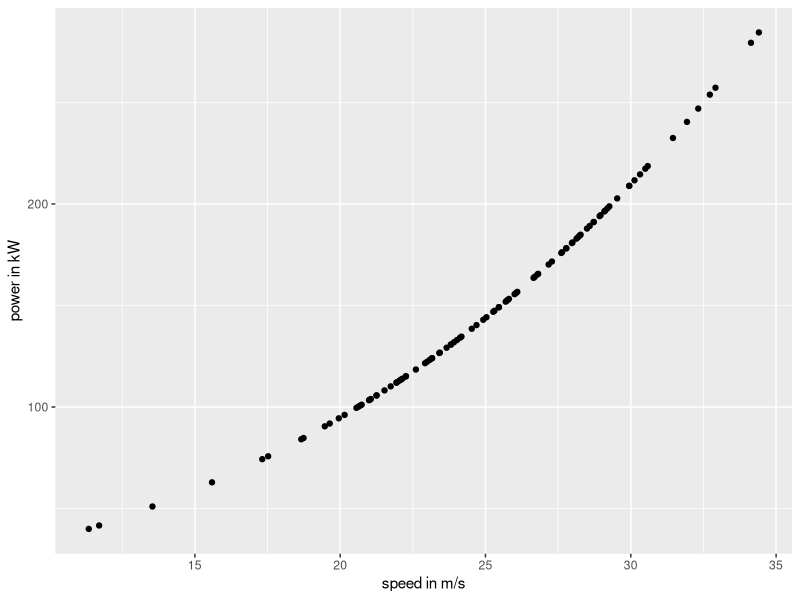
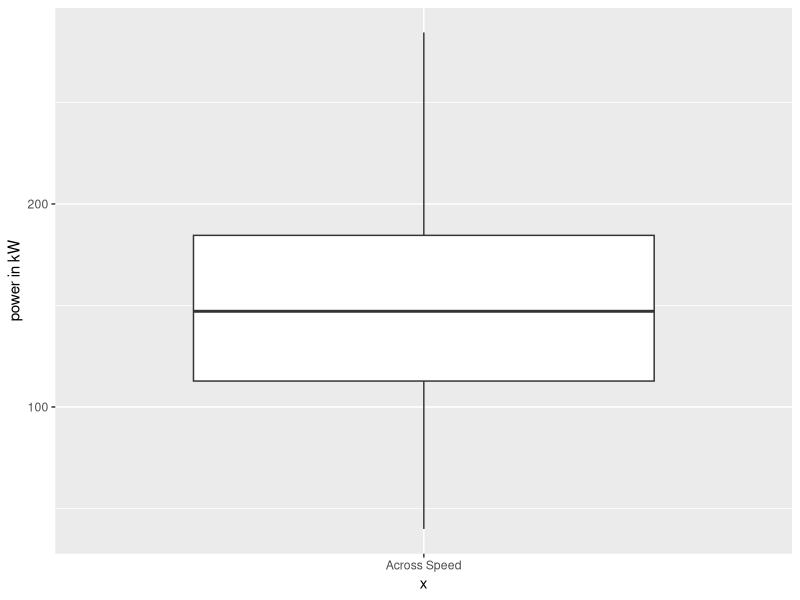
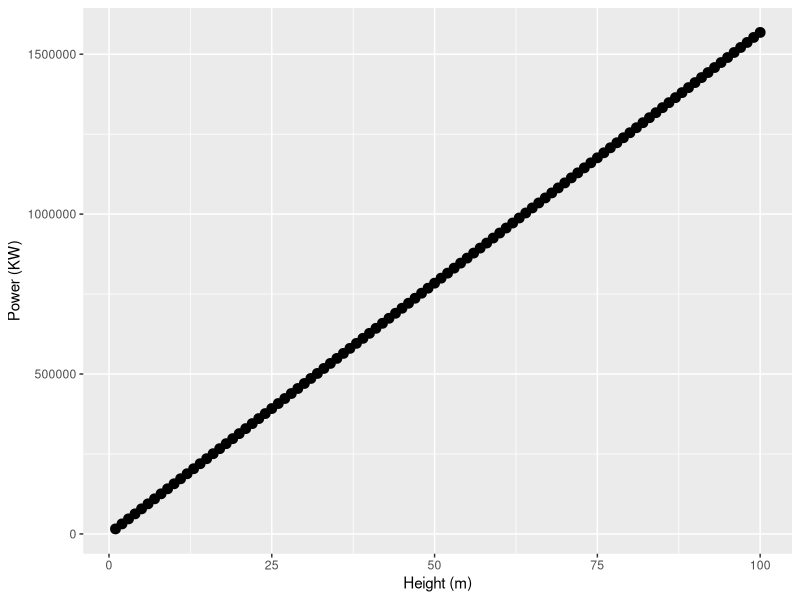
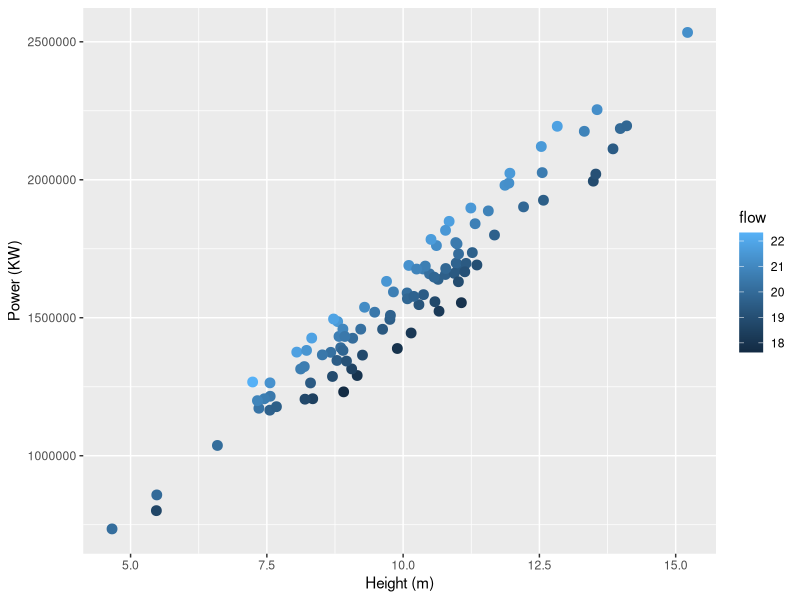

Reproduce these figures in R, in order.
## ---- chunk 1
knitr::opts_chunk$set(echo =TRUE)
knitr::opts_chunk$set(error=TRUE)
library(tidyverse)
## ---- chunk 2

#' Power Required by Speed
#'
#' This function determines the power required to keep a vehicle moving at 
#' a given speed
#' @param cdrag coefficient due to drag default=0.3 
#' @param crolling coefficient due to rolling/friction default=0.015
#' @param v vehicle speed (m/2)
#' @param m vehicle mass (kg)
#' @param A area of front of vehicle (m2)
#' @param g acceleration due to gravity (m/s) default=9.8
#' @param pair (kg/m3) default =1.2
#' @return power (W)

autopower = function(V, m, A, cdrag=0.3, crolling=0.015,pair=1.2,g=9.8) {
  P = crolling*m*g*V + 1/2*A*pair*cdrag*V**3
  return(P)
}

## ---- chunk 3

#source("./src/dataf/R/autopower.R")

# generate sample speeds from a distribution
nsample = 100
speeds = rnorm(mean=25, sd=4, n=nsample)

# Step 1  create data frame to store results 
# how many simulations, what do you want to keep

#create a dataframe that has rows for each model run
# columns for height, flowrate and power estimate
results = data.frame(speed=speeds, power=NA)

head(results)

# if you only have one input and everything elese is the same, R is smart enough
# to create a set of outputs
results$power = autopower(V=speeds, A=25, m=20000)

# ALWAYS look at your results to make sure it make sense
ggplot(results, aes(speed, power/1000))+geom_point()+labs(x="speed in m/s", y="power in kW")
ggplot(results, aes(x="Across Speed",y=power/1000))+geom_boxplot()+labs(y="power in kW")

## ---- chunk 4

#source("src/dataf/R/power_gen.R")

power_gen = function(height, flow, rho=1000, g=9.8, Keff=0.8) {
  # make sure inputs are positive and if not set as NA so result will be NA
  height = ifelse( (height < 0), NA, height)
  
  # an alterative is to exit the function prematurely 
  flow = ifelse((flow < 0), return("flow must be greater than zero"), flow)
  
  #    return("Height cannot be less than 0")
  
  # calculate power
  result = rho * height * flow * g * Keff
  return(result)
}

# single
power_gen(height=2, flow=2)

# multiple heights
# generate a strucutre to store results
# consider all heights from 1 to 100

resv_results = data.frame(height=seq(from=1, to=100))

# compute power generated for EACH height
resv_results$power = power_gen(resv_results$height, flow=2)

# plot
ggplot(resv_results, aes(height, power))+geom_point(size=3)+labs(y="Power (KW)", x="Height (m)")

# random combinations of height and flow
resv_results$height = rnorm(mean=10, sd=2, n=100)
resv_results$flow = rnorm(mean=20, sd=1, n=100)
# compute power generated for EACH height
resv_results$power = power_gen(resv_results$height, flow=resv_results$flow)

# plot
ggplot(resv_results, aes(height, power, col=flow))+geom_point(size=3)+labs(y="Power (KW)", x="Height (m)")

# Unequal lengths - this will "work" but inputs get recycled unclear what is happening
# NOT recommended

eheight = seq(from=1, to=50)
eflow = runif(min=0.1, max=2, n=100)
resv_result = power_gen(eheight, eflow)

# better
eheight = seq(from=1, to=50)
eflow = runif(min=0.1, max=2, n=50)
resv_result = power_gen(eheight, eflow)

# another example of the problem of unequal length inputs
power_gen(eheight, eflow, g=c(9,10,11))

#better
g = runif(min=8, max=10, n=50)
resv_result = power_gen(eheight, eflow, g)


